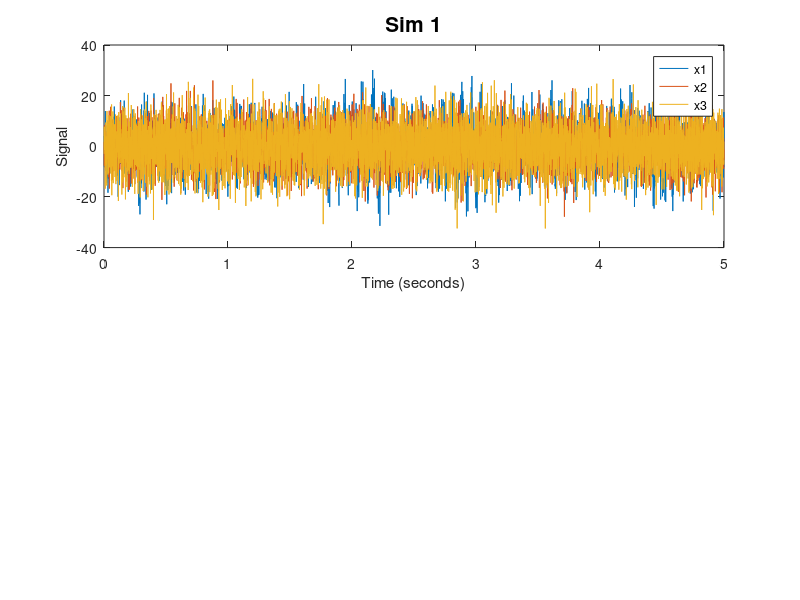

Write MATLAB code to recreate this figure. (Note: this script raises an error after producing the figure.)
T = 5;      % total length of recording (seconds)
dt = 0.001; % seconds

f0 = 1/dt;  % sampling frequency (Hz)
N1 = T*f0;   % number of samples needed
df = 1/T;   % frequency resolution
fNQ = f0/2; % Nyquist frequency

taxis = dt:dt:T; % time axis

%% Simulation 1, 3 N network
%%% simulate data ---------------------------------------------------------
a1 = 0.07*[hann(20)', -0.5*ones(20,1)']';   %AR coefficients for signal 1
a2 = 0.05*[-0.5*ones(20,1)', hann(20)']';    %                  ...signal 2
a3 = -.3*ones(size(a1));                    %                  ...signal 3

L = length(a1);                             % Number of AR terms.
N = N1+L;                                 % Number of time steps.

x1 = zeros(N,1);
x2 = zeros(N,1);                           %Create the AR model,
x3 = zeros(N,1);    

noise = 7;                                 % noise level

for k=L+1:N                                % For each time step,
    x1(k) = sum(a1.*x1(k-1:-1:k-L)) + sum(a2.*x2(k-1:-1:k-L)) +  noise*randn();
    x2(k) = sum(a2.*x2(k-1:-1:k-L)) + noise*randn();
    x3(k) = sum(a3.*x3(k-1:-1:k-L)) + noise*randn();  %...x(now) depends on past.
end
x1 = x1(L+1:end);                          % Drop the first L terms (0s).   
x2 = x2(L+1:end);                             
x3 = x3(L+1:end);

figure;
subplot (2,3,[1 3])                              %Plot signals.
plot(taxis,x1)
hold on
plot(taxis,x2)
plot(taxis,x3)
ylabel('Signal')
xlabel('Time (seconds)')
legend('x1','x2','x3')
title('Sim 1','FontSize',15);

%%% Define inputs for model building and GoF -------------------------
data = [x1';x2';x3'];                      % Conglomerate data in one matrix
nlags = 40;                               % Define order of AR model
                                           % needs to be larger than true
                                           % order
%%%% true coefficients 
true_coeffs = cell(3);
true_coeffs{1,1} = padarray(a1,nlags-L,'post'); % True coefficents up to 
true_coeffs{1,2} = padarray(a2,nlags-L,'post'); %     number of lags being estimated
true_coeffs{1,3} = zeros(nlags,1);

true_coeffs{2,1} = zeros(nlags,1);
true_coeffs{2,2} = padarray(a2,nlags-L,'post');
true_coeffs{2,3} = zeros(nlags,1);

true_coeffs{3,1} = zeros(nlags,1);
true_coeffs{3,2} = zeros(nlags,1);
true_coeffs{3,3} = padarray(a3,nlags-L,'post');

tic
[ adj_spline ] = build_ar_splines( data, nlags); % Build network using splines
splinetime  = toc;
tic
[ adj_stand] = build_ar( data, nlags );          % Build network using standard ar
standardtime = toc;



subplot 234; 
adj_true = [1 1 0; 0 1 0; 0 0 1];          % Plot true network
plotNetwork(adj_true)
title('Truth');
subplot 235;                               % Plot network using standard regressors
str = {num2str(standardtime), ' seconds' };
plotNetwork(adj_stand)
title(strcat({'Standard, '},num2str(standardtime),{' s'}))
subplot 236;                               % Plot network using spline regressors
plotNetwork(adj_spline)
title(strcat({'Spline, '},num2str(splinetime),{' s'}))


b_est = ar_gof(adj_spline, data, nlags,true_coeffs,noise,taxis,3); % Run goodness of fit tests

%% Simulation 2, 3 N network

%%% Simulate signals --------------------------------------------------
a1 = 0.07*[hann(20)', -0.5*ones(20,1)']';   %AR coeffictients for signal 1
a2 = 0.03*[-0.5*ones(20,1)', hann(20)']';   %                  ...signal 2
a3 = -.3*ones(size(a1));                    %                  ...signal 3

L = length(a1);                             % Number of AR terms.

N = N1+L;                                 % Number of time steps.
x1 = zeros(N,1);
x2 = zeros(N,1);    
x3 = zeros(N,1);
noise = 7;                                  % noise level


                                            % Create AR model
for k=L+1:N                                 %For each time step,
    x1(k) = sum(a1.*x1(k-1:-1:k-L)) + sum(a2.*x2(k-1:-1:k-L)) +  noise*randn();
    x2(k) = sum(a2.*x2(k-1:-1:k-L)) + sum(a1.*x1(k-1:-1:k-L)) + noise*randn();
    x3(k) = sum(a3.*x3(k-1:-1:k-L)) + noise*randn();  %...x(now) depends on past.  
end
x1 = x1(L+1:end);       
x2 = x2(L+1:end);                           %Drop the first terms (0s).
x3 = x3(L+1:end);

figure(1);
subplot(2,3,[1 3])                          %Plot signals.
plot(taxis,x1)
hold on
plot(taxis,x2)
plot(taxis,x3)
ylabel('Signal')
xlabel('Time (seconds)')
legend('x1','x2','x3')

title('Scenario 2: 1 drives 1 and 2, 2 drives 1 and 2, and 3 is independent');

%%% Define inputs for model building and GoF -------------------------
data = [x1';x2';x3'];                      % Conglomerate data in one matrix
nlags = 100;                                % Define order of AR model

%%%% true coefficients

true_coeffs = cell(3);
true_coeffs{1,1} = padarray(a1,nlags-L,'post'); % True coefficents up to 
true_coeffs{1,2} = padarray(a2,nlags-L,'post'); %     number of lags being estimated
true_coeffs{1,3} = zeros(nlags,1);

true_coeffs{2,1} = padarray(a1,nlags-L,'post');
true_coeffs{2,2} = padarray(a2,nlags-L,'post');
true_coeffs{2,3} = zeros(nlags,1);

true_coeffs{3,1} = zeros(nlags,1);
true_coeffs{3,2} = zeros(nlags,1);
true_coeffs{3,3} = padarray(a3,nlags-L,'post');


tic
[ adj_spline ] = build_ar_splines( data, nlags); % Build network using splines
splinetime  = toc;
tic
[ adj_stand] = build_ar( data, nlags );          % Build network using standard AR
standardtime = toc; 

subplot 234; 
adj_true = [1 1 0; 1 1 0; 0 0 1];          % Plot true network
plotNetwork(adj_true)
title('Truth');
subplot 235;                               % Plot network using standard regressors
plotNetwork(adj_stand)
title(strcat({'Standard, '},num2str(standardtime),{' s'}))
subplot 236;                               % Plot network using spline regressors
plotNetwork(adj_spline)
title(strcat({'Spline, '},num2str(splinetime),{' s'}))

 
b_est = ar_gof(adj_spline, data, nlags,true_coeffs,noise,taxis,1); % Goodness of fit tests

%% Simulation 3, 3 N network


%%% Simulate signals ----------------------------------------------------
a1 = 0.07*[hann(20)', -0.5*ones(20,1)']';   % AR coefficients for signal 1
a3 = 0.03*[-0.5*ones(20,1)', hann(20)']';%-.3*ones(size(a1));       %  ... signal 3

L = length(a1);                            % Number of AR terms.

N = N1+L;                                % Number of time steps.


noise = 5 ;                                % noise level


x1 = zeros(N,1);                           % Create the AR model, 
x2 = zeros(N,1);                           
x3 = zeros(N,1);                             
                                 
for k=L+1:N 
                                                      % for each time step,
    x1(k) = sum(a1.*x3(k-1:-1:k-L)) + noise*randn();
    x2(k) = sum(a1.*x3(k-1:-1:k-L)) + noise*randn();
    x3(k) = sum(a3.*x3(k-1:-1:k-L)) + noise*randn();  %...x(now) depends on past.                                        %...x(now) depends on past.

end
x1 = x1(L+1:end);                                     % Drop the first terms (0s).
x2 = x2(L+1:end);
x3 = x3(L+1:end);                           



figure;
subplot(2,3,[1 3])                              % Plot signals.
plot(taxis,x1)
hold on
plot(taxis,x2)
plot(taxis,x3)
ylabel('Signal')
xlabel('Time (seconds)')
legend('x1','x2','x3')
title('Scenario 3: 3 drives 1 and 2');

%%% Define inputs for model building with splines -------------------------
data = [x1';x2';x3'];                      % Conglomerate data in one matrix
nlags = 100;                                % Define order of AR model

%%%% true coefficients

true_coeffs = cell(3);
true_coeffs{1,1} = zeros(nlags,1);       % True coefficents up to 
true_coeffs{1,2} = zeros(nlags,1);       %     number of lags being estimated
true_coeffs{1,3} = padarray(a1,nlags-L,'post');

true_coeffs{2,1} = zeros(nlags,1);
true_coeffs{2,2} = zeros(nlags,1);
true_coeffs{2,3} = padarray(a1,nlags-L,'post');

true_coeffs{3,1} = zeros(nlags,1);
true_coeffs{3,2} = zeros(nlags,1);
true_coeffs{3,3} = padarray(a3,nlags-L,'post');


tic
[ adj_spline ] = build_ar_splines( data, nlags); % Build network using splines
splinetime  = toc;
tic
[ adj_stand] = build_ar( data, nlags );          % Build network using standard AR
standardtime = toc;

subplot 234; 
adj_true = [0 0 1; 0 0 1; 0 0 1];          % Plot true network
plotNetwork(adj_true)
title('Truth');
subplot 235;                               % Plot network using standard regressors
plotNetwork(adj_stand)
title(strcat({'Standard, '},num2str(standardtime),{' s'}))

subplot 236;                               % Plot network using spline regressors
plotNetwork(adj_spline)
title(strcat({'Spline, '},num2str(splinetime),{' s'}))



ar_gof(adj_spline, data, nlags,true_coeffs,noise,taxis,1); % Goodness of fit tests

%% Simulation 4, 6 N network
a1 = 0.07*[0.1*hann(20)', -0.5*ones(20,1)']';
%a1 = 0.07*[hann(20)', -0.5*ones(20,1)']';   %AR coefficients for signal 1
a2 = 0.03*[-0.5*ones(20,1)', hann(20)']';    %                  ...signal 2
a3 = -0.3*ones(size(a1));                    %                  ...signal 3
a4 = 0.02*[hann(30)', -0.2*ones(1,10)]';
a5 = 0.1*[-0.8*ones(1,30), -0.8*hann(10)']';
a6 = 0.25*[-0.6*ones(20,1)', -0.2*hann(20)']'; 


L = length(a1);                             % Number of AR terms.
N = N1+L;                                 % Number of time steps.

x1 = zeros(N,1);
x2 = zeros(N,1);                           %Create the AR model,
x3 = zeros(N,1);    
x4 = zeros(N,1);
x5 = zeros(N,1);
x6 = zeros(N,1);

noise = 7;                                 % noise level

for k=L+1:N                                % For each time step,
    x1(k) = sum(a1.*x1(k-1:-1:k-L)) + sum(a2.*x2(k-1:-1:k-L)) +  noise*randn(); 
    x2(k) = sum(a1.*x2(k-1:-1:k-L)) + sum(a4.*x4(k-1:-1:k-L)) +noise*randn();
    x3(k) = sum(a3.*x3(k-1:-1:k-L)) + sum(a2.*x4(k-1:-1:k-L)) + noise*randn();  %...x(now) depends on past.

    x4(k) = sum(a4.*x4(k-1:-1:k-L)) + noise*randn();
    x5(k) = sum(a5.*x2(k-1:-1:k-L)) + sum(a4.*x5(k-1:-1:k-L)) +noise*randn();
    x6(k) = sum(a6.*x6(k-1:-1:k-L)) + sum(a4.*x3(k-1:-1:k-L)) +noise*randn();
end
x1 = x1(L+1:end);                          % Drop the first L terms (0s).   
x2 = x2(L+1:end);                             
x3 = x3(L+1:end);
x4 = x4(L+1:end);
x5 = x5(L+1:end);
x6 = x6(L+1:end);
figure;
subplot (2,3,[1 3])                              %Plot signals.
plot(taxis,x1)
hold on
plot(taxis,x2)
plot(taxis,x3)
plot(taxis,x4)
plot(taxis,x5)
plot(taxis,x6)
ylabel('Signal')
xlabel('Time')
legend('x1','x2','x3','x4','x5','x6')
title('Six Node Network','FontSize',15);

data = [x1';x2';x3';x4';x5';x6'];                      % Conglomerate data in one matrix
nlags = 40;                               % Define order of AR model
                                           % needs to be larger than true
                                           % order

%%%% true coefficients 
true_coeffs = cell(6);
true_coeffs{1,1} = padarray(a1,nlags-L,'post'); % True coefficents up to 
true_coeffs{1,2} = padarray(a2,nlags-L,'post'); %     number of lags being estimated
true_coeffs{1,3} = zeros(nlags,1);
true_coeffs{1,4} = zeros(nlags,1);
true_coeffs{1,5} = zeros(nlags,1);
true_coeffs{1,6} = zeros(nlags,1);

true_coeffs{2,1} = zeros(nlags,1);
true_coeffs{2,2} = padarray(a1,nlags-L,'post');
true_coeffs{2,3} = zeros(nlags,1);
true_coeffs{2,4} = padarray(a4,nlags-L,'post');
true_coeffs{2,5} = zeros(nlags,1);
true_coeffs{2,6} =zeros(nlags,1);

true_coeffs{3,1} = zeros(nlags,1);
true_coeffs{3,2} = zeros(nlags,1);
true_coeffs{3,3} = padarray(a3,nlags-L,'post');
true_coeffs{3,4} = padarray(a2,nlags-L,'post');
true_coeffs{3,5} = zeros(nlags,1);
true_coeffs{3,6} = zeros(nlags,1);

true_coeffs{4,1} = zeros(nlags,1);
true_coeffs{4,2} = zeros(nlags,1);
true_coeffs{4,3} = zeros(nlags,1);
true_coeffs{4,4} = padarray(a4,nlags-L,'post');
true_coeffs{4,5} = zeros(nlags,1);
true_coeffs{4,6} = zeros(nlags,1);

true_coeffs{5,1} = zeros(nlags,1);
true_coeffs{5,2} = padarray(a5,nlags-L,'post');
true_coeffs{5,3} = zeros(nlags,1);
true_coeffs{5,4} = zeros(nlags,1);
true_coeffs{5,5} = padarray(a4,nlags-L,'post');
true_coeffs{5,6} = zeros(nlags,1);

true_coeffs{6,1} = zeros(nlags,1);
true_coeffs{6,2} = zeros(nlags,1);
true_coeffs{6,3} = padarray(a4,nlags-L,'post');
true_coeffs{6,4} = zeros(nlags,1);
true_coeffs{6,5} = zeros(nlags,1);
true_coeffs{6,6} = padarray(a6,nlags-L,'post');


tic
[ adj_spline ] = build_ar_splines( data, nlags); % Build network using splines
splinetime  = toc;
tic
[ adj_stand] = build_ar( data, nlags );          % Build network using standard ar
standardtime = toc;

subplot 234;                                     % Plot true network
adj_true = [1 1 0 0 0 0; 0 1 0 1 0 0; 0 0 1 1 0 0; 0 0 0 1 0 0; 0 1 0 0 1 0; 0 0 1 0 0 1];  

plotNetwork(adj_true)
title('Truth');
subplot 235;                               % Plot network using standard regressors
str = {num2str(standardtime), ' seconds' };
plotNetwork(adj_stand)
title(strcat({'Standard, '},num2str(standardtime),{' s'}))
subplot 236;                               % Plot network using spline regressors
plotNetwork(adj_spline)
title(strcat({'Spline, '},num2str(splinetime),{' s'}))

 
b_est = ar_gof(adj_spline, data, nlags,true_coeffs,noise,taxis,2); % Run goodness of fit tests

%%
h = get(0,'children');
for i=1:length(h)
  saveas(h(i), ['figure' num2str(i)], 'jpg');
end
